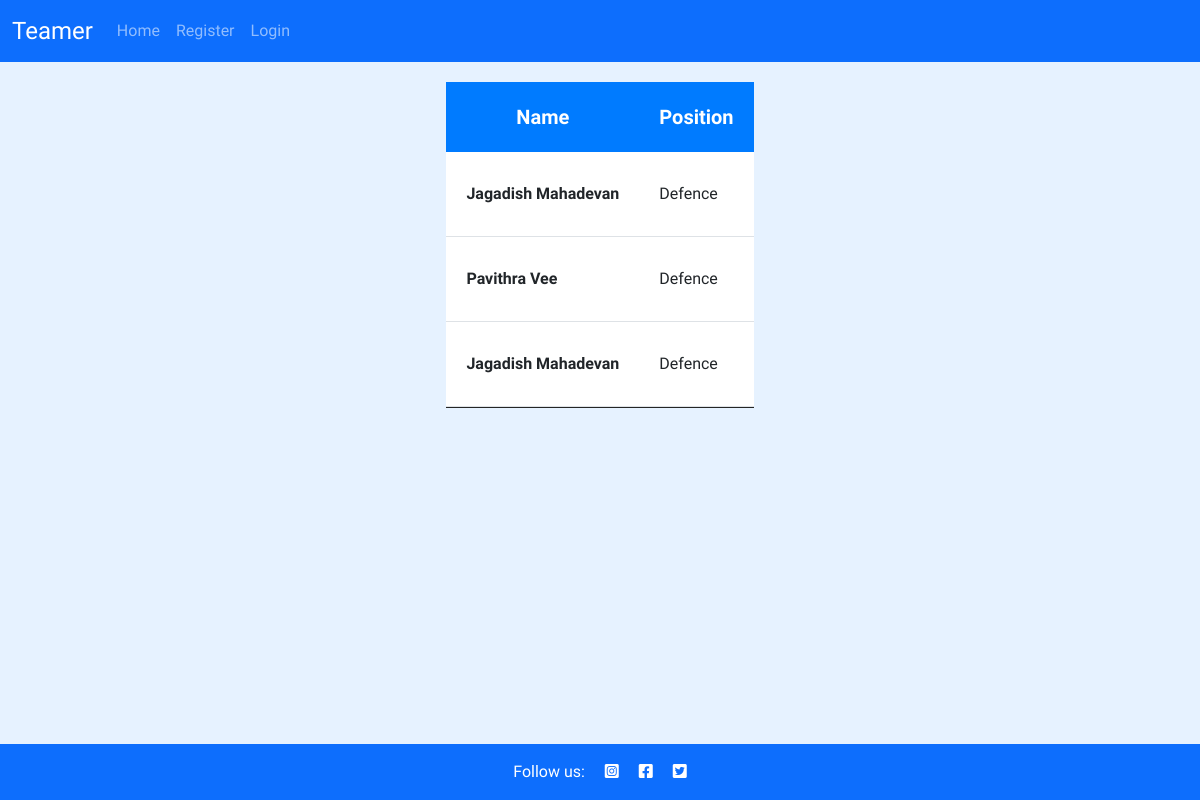
/member/, run on an earlier commit of the app's database.
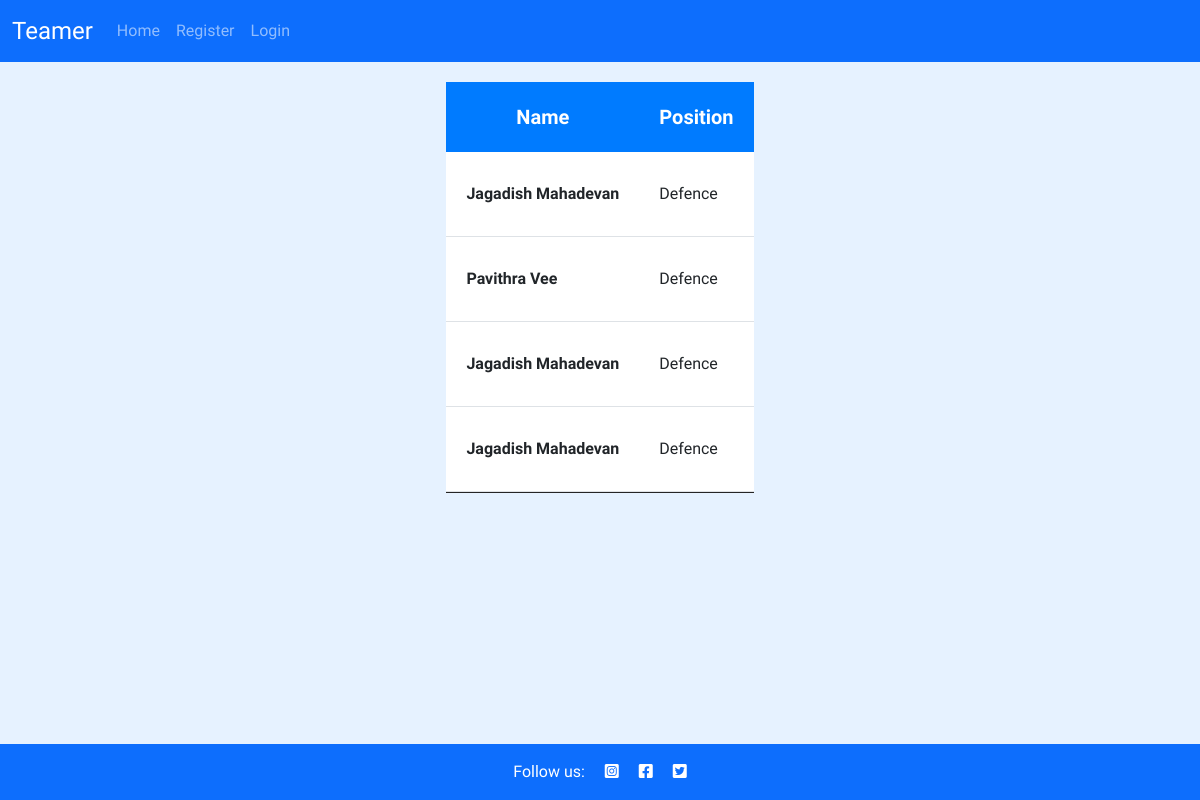
And on a later commit of the database.
### club/models.py (models this page shows, shortened)
class Member(models.Model):
    first_name = models.CharField(max_length=50, null=False, blank=False)
    last_name = models.CharField(max_length=50, null=False, blank=False)
    email = models.CharField(max_length=50, null=False, blank=False)
    phone_number = models.CharField(max_length=12)
    user = models.OneToOneField(User, on_delete=models.CASCADE, primary_key=True)

### club/views.py (the view)
# urls.py: path('member/', get_member, name='member-page'),
def get_member(request):
    members = Member.objects.all()
    context = {
        'members': members
    }
    return render(request, 'member/member.html', context)

### club/templates/member/member.html
{% extends "base.html" %}
{% load static %}
{% block content %}
  <div class="event-schedule-area-two" style="margin-top: 20px;">
    <div class="container container-custom">
        <div class="row">
            <div class="col-lg-12">
                <div class="tab-content" id="myTabContent">
                    <div class="tab-pane fade active show" id="home" role="tabpanel">
                        <div class="table-responsive">
                            <table class="table">
                                <thead>
                                    <tr>
                                        <th class="text-center" scope="col">Name</th>
                                        <th scope="col">Position</th>
                                    </tr>
                                </thead>
                                <tbody>
                                    {% for member in members %}
                                    <tr class="inner-box">
                                        <th scope="row">
                                            <span>{{ member.first_name  }} {{ member.last_name }}</span>
                                        </th>
                                        <td>
                                            <span>Defence</span>
                                        </td>
                                    </tr>
                                    {% endfor %}
                                </tbody>
                            </table>
                        </div>
                    </div>
            </div>
        </div>
        </div>
    </div>
  </div>
{%endblock%}

What changed in the data, as far as the page shows it:
added Member: first_name "Jagadish", last_name "Mahadevan"
